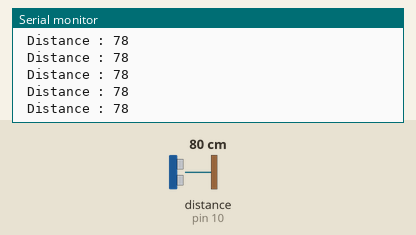
A sketch run on a simulated Arduino Uno, built with avr-gcc and run on an emulated ATmega328P. Shown: the last lines printed to the serial monitor. Wiring (inferred from the names in the program): ultrasonic range finder: trigger pin 9; echo pin 10. The inputs (shaded band) are chosen by the test bench; at power-on: distance to the obstacle (sensor on pin 10) 80 cm. The echo pulse lasts 58.3 µs per cm.

Above: at 1.2 s.
1.3 s: distance to the obstacle (sensor on pin 10) set to 299 cm
At 2.4 s:
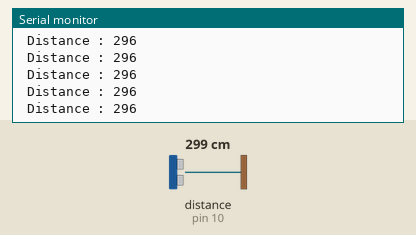
4.3 s: distance to the obstacle (sensor on pin 10) set to 120 cm
At 5.0 s:
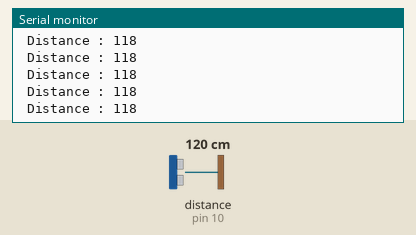
Timing chart, 0 to 7.3 s (numbered marks = the images above; inputs shaded):
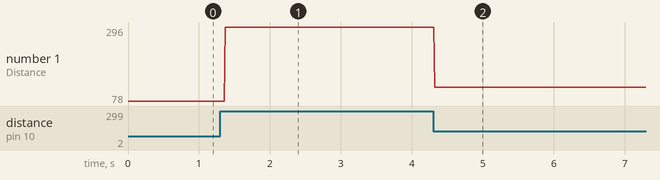

Measured:
- after the input at 1.3 s, the serial monitor: prints a new line after 0.07 s (image 1)
- after the input at 4.3 s, the serial monitor: prints a new line at once (image 2)
- plotted number 1: 78 → 296 after the input at 1.3 s, 296 → 118 after the input at 4.3 s

The sketch:

ultrasonic_sensor_display.ino
```cpp
const int trigPin = 9;
const int echoPin = 10;

long duration;
long distance;

void setup() {
  // put your setup code here, to run once:

 pinMode(trigPin, OUTPUT);
 pinMode(echoPin, INPUT);
 Serial.begin(9600);
}

void loop() {

  digitalWrite(trigPin, LOW);
  delayMicroseconds(2);
  digitalWrite(trigPin, HIGH); // emite sunetul 10 secunde
  delayMicroseconds(10);
  digitalWrite(trigPin, LOW); // opreste sunetul

  duration = pulseIn(echoPin, HIGH); // receptioneaza
  distance = duration * 0.034 /2.0;

  Serial.print(" Distance : ");
  Serial.println(distance);

}
```
